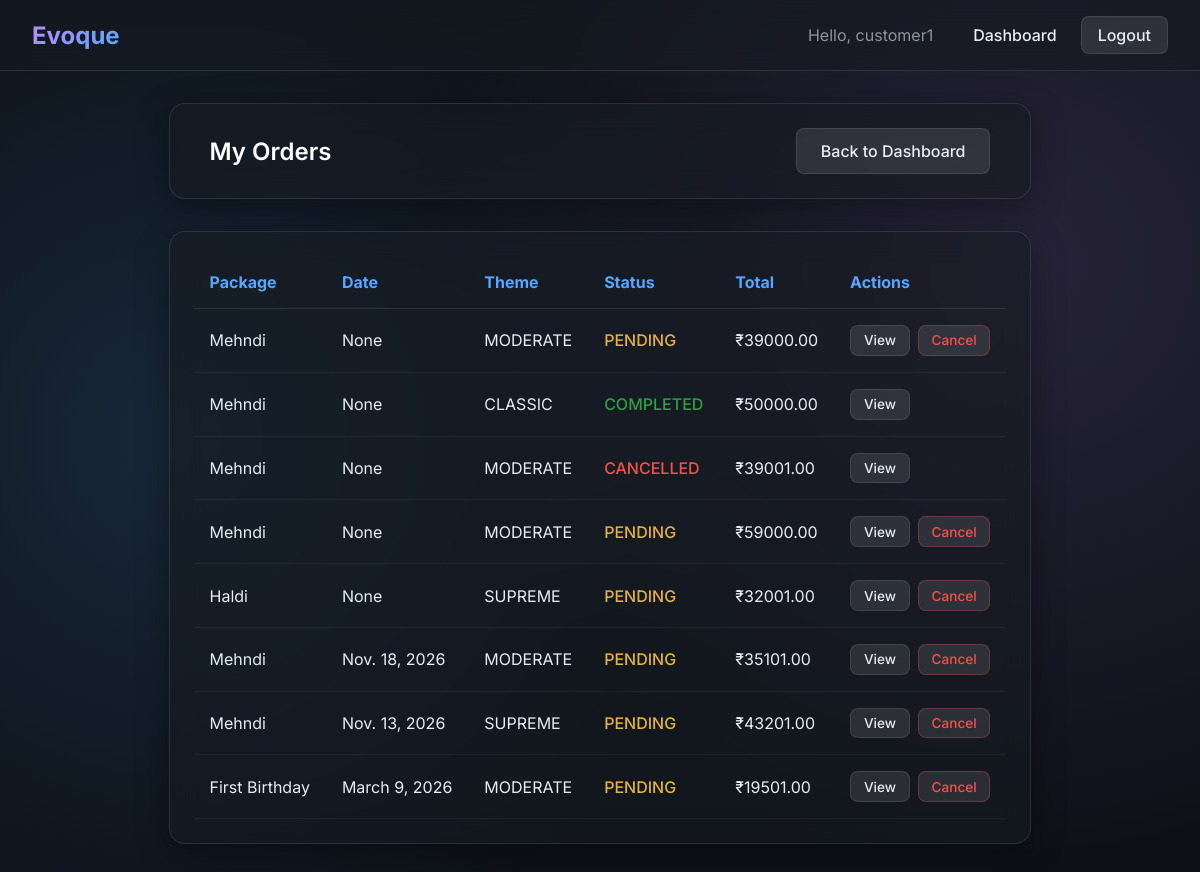
Page /customer/orders/ (signed in) on the committed database.
### core/models.py (models this page shows, shortened)
class Order(models.Model):
    STATUS_CHOICES = (
        ('PENDING', 'Pending'),
        ('CONFIRMED', 'Confirmed'),
        ('COMPLETED', 'Completed'),
        ('CANCELLED', 'Cancelled'),
    )
    THEME_CHOICES = (
        ('CLASSIC', 'Classic'),
        ('MODERATE', 'Moderate'),
        ('SUPREME', 'Supreme'),
    )
    user = models.ForeignKey(
        User,
        on_delete=models.CASCADE,
        related_name='orders'
    )
    package = models.ForeignKey(
        Package,
        on_delete=models.CASCADE,
        related_name='orders'
    )
    service_provider = models.ForeignKey(
        ServiceProviderProfile,
        on_delete=models.SET_NULL,
        null=True,
        blank=True,
        related_name='assigned_orders'
    )
    theme_type = models.CharField(
        max_length=20,
        choices=THEME_CHOICES,
        default='CLASSIC'
    )
    venue=models.ForeignKey(Venue, on_delete=models.CASCADE,null=True, blank=True)
    event_date = models.DateField(null=True, blank=True)
    seasonal_discount_percent = models.DecimalField(
        max_digits=5,
        decimal_places=2,
        default=Decimal('0.00')
    )
    order_date = models.DateTimeField(auto_now_add=True)
    status = models.CharField(
        max_length=20,
        choices=STATUS_CHOICES,
        default='PENDING'
    )

class Package(models.Model):
    category = models.ForeignKey(Category, on_delete=models.CASCADE)
    name = models.CharField(max_length=100)
    description = models.TextField(blank=True, null=True)
    price = models.DecimalField(max_digits=10, decimal_places=2)
    status = models.BooleanField(default=True)

class Payment(models.Model):
    PAYMENT_METHOD_CHOICES = (
        ('COD', 'Cash On Delivery'),
        ('ONLINE', 'Online'),
    )
    PAYMENT_STATUS_CHOICES = (
        ('PENDING', 'Pending'),
        ('PAID', 'Paid'),
        ('FAILED', 'Failed'),
    )
    order = models.OneToOneField(
        Order,
        on_delete=models.CASCADE,
        related_name='payment'
    )
    amount = models.DecimalField(max_digits=10, decimal_places=2)
    payment_method = models.CharField(
        max_length=10,
        choices=PAYMENT_METHOD_CHOICES
    )
    status = models.CharField(
        max_length=20,
        choices=PAYMENT_STATUS_CHOICES,
        default='PENDING'
    )
    transaction_id = models.CharField(
        max_length=100,
        blank=True,
        null=True
    )
    created_at = models.DateTimeField(auto_now_add=True)

### core/views.py (the view)
# urls.py: path('customer/orders/', views.customerOrder, name='customerOrder'),
@login_required
def customerOrder(request):
    orders = (
        Order.objects.filter(user=request.user)
        .select_related('package', 'payment')
    )
    return render(
        request,
        'customerOrder.html',
        {'orders': orders}
    )

### core/templates/customerOrder.html (shortened to what this page needs)
{% extends 'base.html' %}
{% block content %}
<div class="glass-panel" style="margin-bottom: 2rem; padding: 1.5rem 2.5rem; display: flex; justify-content: space-between; align-items: center;">
    <h2 style="margin: 0;">My Orders</h2>
    <a href="{% url 'customerDashboard' %}" class="btn btn-secondary">Back to Dashboard</a>
</div>
<div class="glass-panel" style="overflow-x: auto; padding: 1.5rem;">
    {% if orders %}
    <table style="width: 100%; border-collapse: collapse; text-align: left;">
        <thead>
            <tr style="border-bottom: 1px solid var(--glass-border);">
                <th style="padding: 1rem; color: var(--primary-accent);">Package</th>
                <th style="padding: 1rem; color: var(--primary-accent);">Date</th>
                <th style="padding: 1rem; color: var(--primary-accent);">Theme</th>
                <th style="padding: 1rem; color: var(--primary-accent);">Status</th>
                <th style="padding: 1rem; color: var(--primary-accent);">Total</th>
                <th style="padding: 1rem; color: var(--primary-accent);">Actions</th>
            </tr>
        </thead>
        <tbody>
            {% for order in orders %}
            <tr style="border-bottom: 1px solid rgba(255,255,255,0.05); transition: background 0.2s;">
                <td style="padding: 1rem;">{{ order.package.name }}</td>
                <td style="padding: 1rem;">{{ order.event_date }}</td>
                <td style="padding: 1rem;">{{ order.theme_type }}</td>
                <td style="padding: 1rem;">
                    <span style="font-weight: 500;
                        {% if order.status == 'COMPLETED' %}color: var(--success);
                        {% elif order.status == 'PENDING' %}color: #e3b341;
                        {% elif order.status == 'CANCELLED' %}color: var(--danger);
                        {% endif %}">
                        {{ order.status }}
                    </span>
                </td>
                <td style="padding: 1rem;">₹{{ order.payment.amount }}</td>
                <td style="padding: 1rem; display: flex; gap: 0.5rem;">
                    <a href="{% url 'orderDetail' order.id %}" class="btn btn-secondary" style="padding: 0.4rem 0.8rem; font-size: 0.85rem;">View</a>
                    {% if order.status == 'PENDING' %}
                        <form method="post" action="{% url 'cancelOrder' order.id %}" style="margin: 0;">
                            <button type="submit" class="btn btn-secondary" style="padding: 0.4rem 0.8rem; font-size: 0.85rem; color: var(--danger); border-color: rgba(248,81,73,0.3);">Cancel</button>
                        </form>
                    {% endif %}
                </td>
            </tr>
            {% endfor %}
        </tbody>
    </table>
    {% else %}
    <div style="text-align: center; padding: 3rem 1rem;">
        <p style="margin-bottom: 1.5rem; font-size: 1.1rem; color: var(--text-color);">No orders placed yet.</p>
        <a href="{% url 'categoryList' %}" class="btn btn-primary">Browse Packages</a>
    </div>
    {% endif %}
</div>
{% endblock %}

### core/templates/base.html (shortened to what this page needs)
<!DOCTYPE html>
<html lang="en">
<head>
    {% load static %}
    <link rel="stylesheet" href="{% static 'css/styles.css' %}">
</head>
<body>
    <nav class="navbar">
        <a href="/" class="navbar-brand">Evoque</a>
        <div class="nav-links">
            {% if request.user.is_authenticated %}
                <span style="color: var(--text-muted); margin-right: 1rem;">Hello, {{ request.user.username }}</span>
                {% if request.user.is_superuser %}
                    <a href="{% url 'adminDashboard' %}">Admin Dashboard</a>
                {% elif request.user.userprofile.role == 'CUSTOMER' %}
                    <a href="{% url 'customerDashboard' %}">Dashboard</a>
                {% elif request.user.userprofile.role == 'PROVIDER' %}
                    <a href="{% url 'providerDashboard' %}">Dashboard</a>
                {% endif %}
                <a href="{% url 'logout' %}" class="btn btn-secondary" style="padding: 0.5rem 1rem;">Logout</a>
            {% else %}
                <a href="{% url 'login' %}">Login</a>
                <a href="{% url 'customerRegister' %}" class="btn btn-primary" style="padding: 0.5rem 1rem;">Sign Up</a>
            {% endif %}
        </div>
    </nav>
    <div class="container">
        {% block content %}{% endblock %}
    </div>
</body>
</html>

### static/css/styles.css (style rules this page uses)
:root { --bg-color: #0d1117; --text-color: #e6edf3; --text-muted: #8b949e; --primary-accent: #58a6ff; --secondary-accent: #bc8cff; --success: #2ea043; --danger: #f85149; --glass-bg: rgba(22, 27, 34, 0.6); --glass-border: rgba(255, 255, 255, 0.1); --glass-shadow: 0 8px 32px 0 rgba(0, 0, 0, 0.37); --font-family: 'Inter', sans-serif; }
* { box-sizing: border-box; margin: 0; padding: 0; }
body { font-family: var(--font-family); background-color: var(--bg-color); color: var(--text-color); min-height: 100vh; display: flex; flex-direction: column; background-image: radial-gradient(circle at 15% 50%, rgba(88, 166, 255, 0.15) 0%, transparent 50%), radial-gradient(circle at 85% 30%, rgba(188, 140, 255, 0.15) 0%, transparent 50%); background-attachment: fixed; }
.container { max-width: 1200px; margin: 0 auto; padding: 2rem; flex-grow: 1; display: flex; flex-direction: column; }
.glass-panel { background: var(--glass-bg); backdrop-filter: blur(16px); -webkit-backdrop-filter: blur(16px); border: 1px solid var(--glass-border); border-radius: 16px; box-shadow: var(--glass-shadow); padding: 2.5rem; transition: transform 0.3s ease, box-shadow 0.3s ease; }
h1, h2, h3, h4, h5, h6 { font-weight: 600; margin-bottom: 1rem; color: #ffffff; }
a { color: var(--primary-accent); text-decoration: none; transition: color 0.2s ease, text-shadow 0.2s ease; }
.btn { display: inline-block; font-weight: 500; text-align: center; white-space: nowrap; vertical-align: middle; cursor: pointer; border: 1px solid transparent; padding: 0.75rem 1.5rem; font-size: 1rem; border-radius: 8px; transition: all 0.2s ease-in-out; font-family: var(--font-family); text-decoration: none; }
.btn-secondary { color: var(--text-color); background: rgba(255, 255, 255, 0.1); border: 1px solid var(--glass-border); }
.navbar { display: flex; justify-content: space-between; align-items: center; padding: 1rem 2rem; background: var(--glass-bg); backdrop-filter: blur(12px); border-bottom: 1px solid var(--glass-border); position: sticky; top: 0; z-index: 1000; }
.navbar-brand { font-size: 1.5rem; font-weight: 700; background: linear-gradient(135deg, var(--secondary-accent), var(--primary-accent)); -webkit-background-clip: text; -webkit-text-fill-color: transparent; text-decoration: none; }
.nav-links { display: flex; gap: 1.5rem; align-items: center; }
.nav-links a { color: var(--text-color); font-weight: 500; }

### rows in the picture
Order: package.name "Mehndi", event_date "None", theme_type "MODERATE", status "PENDING", payment.amount "39000.00", shows "Cancel"
Order: package.name "Mehndi", event_date "None", theme_type "CLASSIC", status "COMPLETED", payment.amount "50000.00"
Order: package.name "Mehndi", event_date "None", theme_type "MODERATE", status "CANCELLED", payment.amount "39001.00"
Order: package.name "Mehndi", event_date "None", theme_type "MODERATE", status "PENDING", payment.amount "59000.00", shows "Cancel"
Order: package.name "Haldi", event_date "None", theme_type "SUPREME", status "PENDING", payment.amount "32001.00", shows "Cancel"
Order: package.name "Mehndi", event_date "Nov. 18, 2026", theme_type "MODERATE", status "PENDING", payment.amount "35101.00", shows "Cancel"
Order: package.name "Mehndi", event_date "Nov. 13, 2026", theme_type "SUPREME", status "PENDING", payment.amount "43201.00", shows "Cancel"
Order: package.name "First Birthday", event_date "March 9, 2026", theme_type "MODERATE", status "PENDING", payment.amount "19501.00", shows "Cancel"

### other values in the picture
{{ request.user.username }} "customer1"
